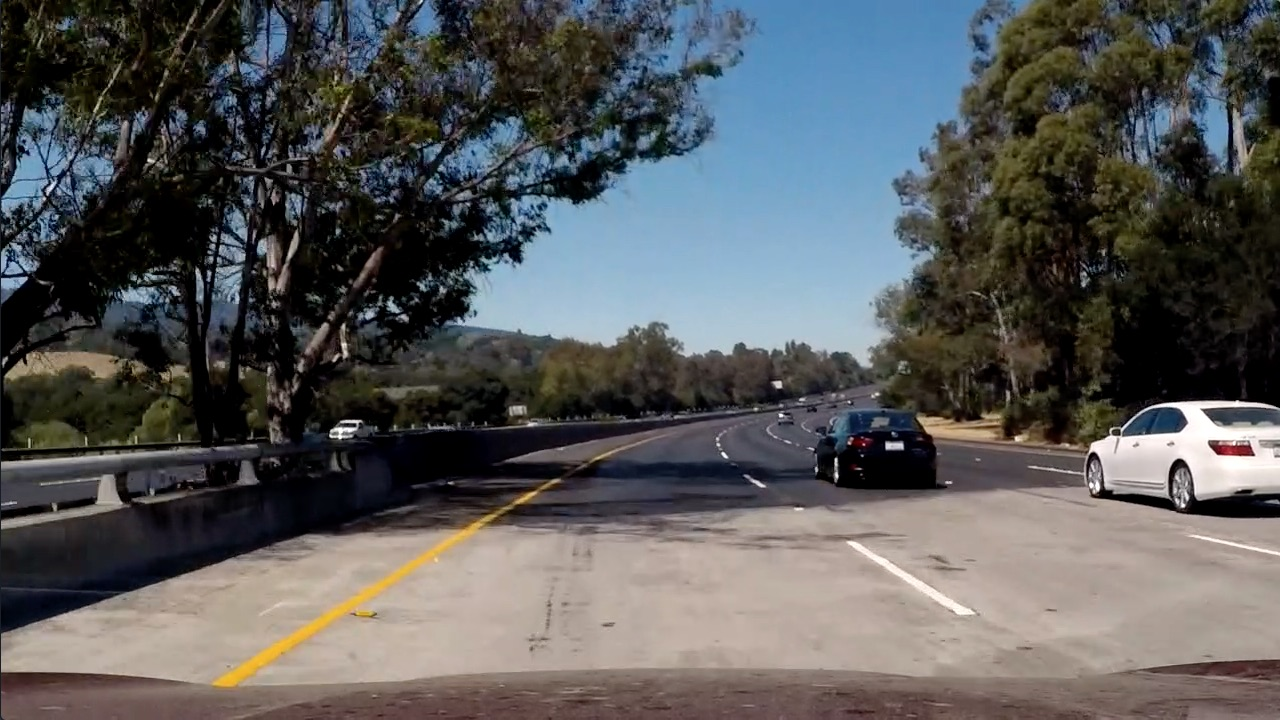
#> input picture test5.jpg, 1280 x 720 px
$ jupyter execute --allow-errors 'Untitled Working ok.ipynb'   (shell and % lines are left out)   (older library calls are emulated)
#> lines starting #> are read from the running program, lines starting #| are printed output that depends on the picture
[cell 1]
import matplotlib.pyplot as plt
import cv2
import numpy as np
from skimage.feature import hog
import glob
import os
import sklearn
from sklearn.svm import SVC
from sklearn.metrics import confusion_matrix
from sklearn.decomposition import PCA
import itertools
from sklearn import grid_search
from sklearn.preprocessing import StandardScaler
from scipy.ndimage.measurements import label

#> (a cell that did not finish here is left out)

[cell 3]
vehicle = []
nonVehicle = []
#> (the rest of this cell did not finish here and is left out)

[cell 4]
print("Number of Vehicle Data samples ", len(vehicle))
print("Number of Non-Vehicle Data samples ", len(nonVehicle))

[cell 5]
y_label_class = [1,0]
y_label_vehicle = [y_label_class[0]]*len(vehicle)
y_label_nonVehicle = [y_label_class[1]]*len(nonVehicle)

data = np.vstack([vehicle, nonVehicle])
label = np.hstack([y_label_vehicle, y_label_nonVehicle])

[cell 6]
from sklearn.model_selection import train_test_split
#> (the rest of this cell did not finish here and is left out)

#### Generate Features

[cell 7]
#UTILITY FUNCTIONS
def hogR(img,pix_per_cell = 16, cell_per_block = 2, orient = 11):
    hg = hog(img, orientations=orient, pixels_per_cell=(pix_per_cell, pix_per_cell), cells_per_block=(cell_per_block, cell_per_block), visualise=False, feature_vector=True)
    return hg

# [14 lines left out: functions hogFeatures, histogram, not called in this run]

def bin_spatial(data):
    return (cv2.resize(data, (32, 32)).ravel())

# [25 lines left out: functions scaling, decomposition, transform, not called in this run]

[cell 8]
pc = PCA(10)
std = StandardScaler()
#> (the rest of this cell did not finish here and is left out)

As it can be seen from the below Data that we have 7056 features. We will use PCA for reducing the dimensions.

#> (a cell that did not finish here is left out)

### Train Classifier

[cell 10]
from sklearn.ensemble import ExtraTreesClassifier
treeClf = ExtraTreesClassifier(n_estimators=500)
#> (the rest of this cell did not finish here and is left out)

[cell 11]
from sklearn.svm import LinearSVC
classifier = LinearSVC()
parameters = {'C':[1]}
#> (the rest of this cell did not finish here and is left out)

#> (a cell that did not finish here is left out)

[cell 13]
# [18 lines left out: function plot_confusion_matrix, not called in this run]

#> (the rest of this cell did not finish here and is left out)

### Checking the car in an image

[cell 14]
from random import randint
# [4 lines left out: function getCroppedScene, not called in this run]

def slide_window(img, x_start_stop=[None, None], y_start_stop=[None, None], xy_window=(64, 64), xy_overlap=(0.5, 0.5)):
    # If x and/or y start/stop positions not defined, set to image size
    if x_start_stop[0] == None:
        x_start_stop[0] = 0
    if x_start_stop[1] == None:
        x_start_stop[1] = img.shape[1]
    if y_start_stop[0] == None:
        y_start_stop[0] = 0
    if y_start_stop[1] == None:
        y_start_stop[1] = img.shape[0]

    # Compute the span of the region to be searched
    xspan = x_start_stop[1] - x_start_stop[0]
    yspan = y_start_stop[1] - y_start_stop[0]
    # Compute the number of pixels per step in x/y
    nx_pix_per_step = np.int(xy_window[0]*(1 - xy_overlap[0]))
    ny_pix_per_step = np.int(xy_window[1]*(1 - xy_overlap[1]))
    # Compute the number of windows in x/y
    nx_buffer = np.int(xy_window[0]*(xy_overlap[0]))
    ny_buffer = np.int(xy_window[1]*(xy_overlap[1]))
    nx_windows = np.int((xspan-nx_buffer)/nx_pix_per_step)
    ny_windows = np.int((yspan-ny_buffer)/ny_pix_per_step)
    # Initialize a list to append window positions to
    window_list = []
    for ys in range(ny_windows):
        for xs in range(nx_windows):
            # Calculate window position
            startx = xs*nx_pix_per_step + x_start_stop[0]
            endx = startx + xy_window[0]
            starty = ys*ny_pix_per_step + y_start_stop[0]
            endy = starty + xy_window[1]
            # Append window position to list
            window_list.append(((startx, starty), (endx, endy)))
    # Return the list of windows
    return window_list

def draw_boxes(img, bboxes, color=(0, 0, 255), thick=3):
    # Make a copy of the image


    imcopy = np.copy(img)
    # Iterate through the bounding boxes
    for bbox in bboxes:
        r = ((randint(0,255)))
        g = (randint(0,255))
        b = (randint(0,255))
        # Draw a rectangle given bbox coordinates
        cv2.rectangle(imcopy, bbox[0], bbox[1], (r,g,b), thick)
    # Return the image copy with boxes drawn
    return imcopy

[cell 15]
# [20 lines left out: function search_windows, not called in this run]

[cell 16]
# [14 lines of commented-out code are left out]

[cell 17]
imgTest = plt.imread('test5.jpg')
#> imgTest is the input picture: shape (720, 1280, 3); mean R, G, B 88.5, 89.3, 89.8
imgTest1 = plt.imread('test5.jpg')
windows = []
windows += slide_window(imgTest, x_start_stop=[None, None], y_start_stop=[400,600], xy_window=(160, 128), xy_overlap=(0.75, 0.8))
#> windows = 87 items
windows += slide_window(imgTest, x_start_stop=[None, None], y_start_stop=[350,500], xy_window=(64, 64), xy_overlap=(0.75, 0.25))
#> windows = 241 items
windows += slide_window(imgTest, x_start_stop=[None, None], y_start_stop=[400,650], xy_window=(96, 96), xy_overlap=(0.65, 0.65))
#> windows = 421 items
windows += slide_window(imgTest, x_start_stop=[None, None], y_start_stop=[400,650], xy_window=(128, 128), xy_overlap=(0.75, 0.75))
#> windows = 569 items
print("Number of widnows are ", len(windows))
#| Number of widnows are  569
fig = plt.figure(figsize=(16,8))
plt.subplot(121)
plt.imshow(draw_boxes(imgTest, windows))
#> the loop in draw_boxes, `for bbox in bboxes:` made 569 passes
#> (bbox, r, g, b) on passes 1 to 3: (((0, 400), (160, 528)), 197, 215, 20), (((40, 400), (200, 528)), 132, 248, 207), (((80, 400), (240, 528)), 155, 244, 183)
#> after the loop in draw_boxes, `for bbox in bboxes:`:
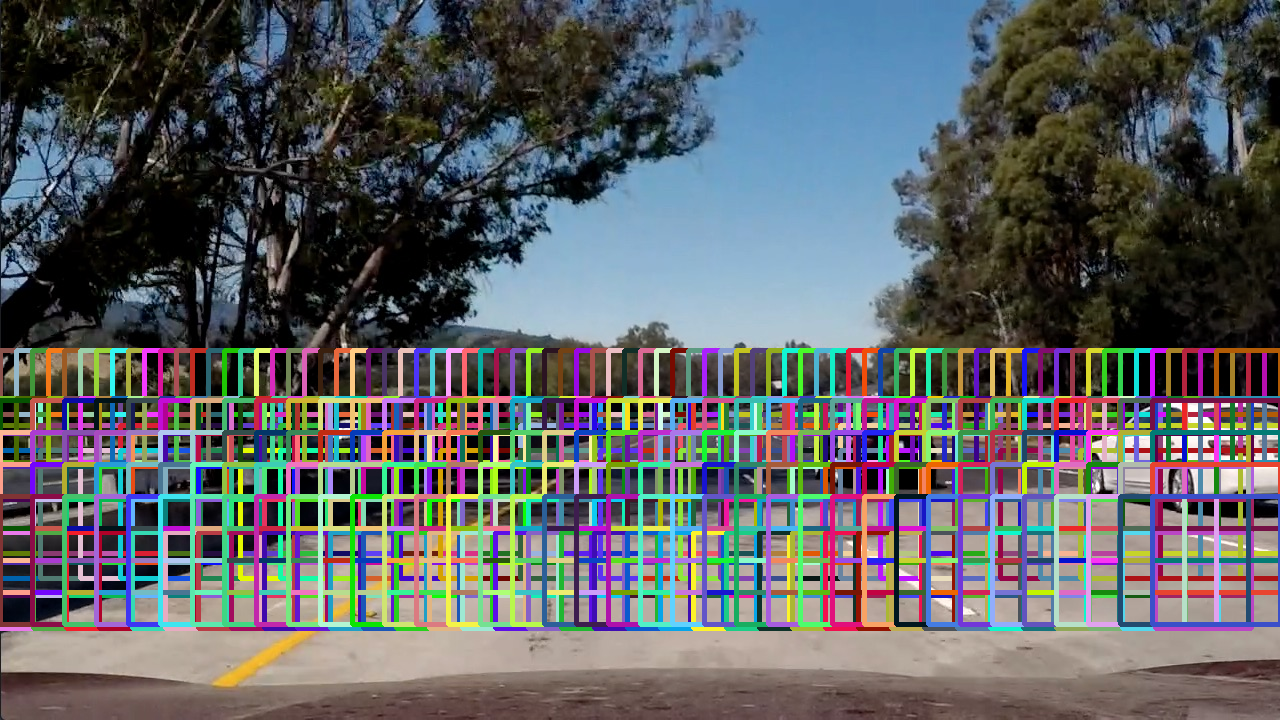
#> imcopy: shape (720, 1280, 3); mean R, G, B 94.2, 96.8, 99.4

#> (the rest of this cell did not finish here and is left out)

[cell 18]
heatMapCheck = plt.imread('test5.jpg')
heat = np.zeros_like(heatMapCheck[:,:,0]).astype(np.float)

# [30 lines left out: functions add_heat, apply_threshold, draw_labeled_bboxes, not called in this run]

# Add heat to each box in box list
#> (the rest of this cell did not finish here and is left out)

[cell 19]
print(len(windows))
#| 569

def pipeline(img):
    global i
    plt.imsave("opImg/Input"+str(i)+".jpg", img)
    heat = np.zeros_like(img[:,:,0]).astype(np.float)

    Test = search_windows(img, windows, clf)
    heat = add_heat(heat,Test)

    heatm = apply_threshold(heat,0)
    heatmap = np.clip(heatm, 0, 255)

    labels = label(heatmap)
    output =  draw_labeled_bboxes(np.copy(img), labels)
#     plt.imsave(output,("opImg/Input"+str(i)+".jpg"))
    plt.imsave("opImg/Input"+str(i)+"_1.jpg", output)
    i = i+1
    return output

heatMapCheck = plt.imread('Input345.jpg')
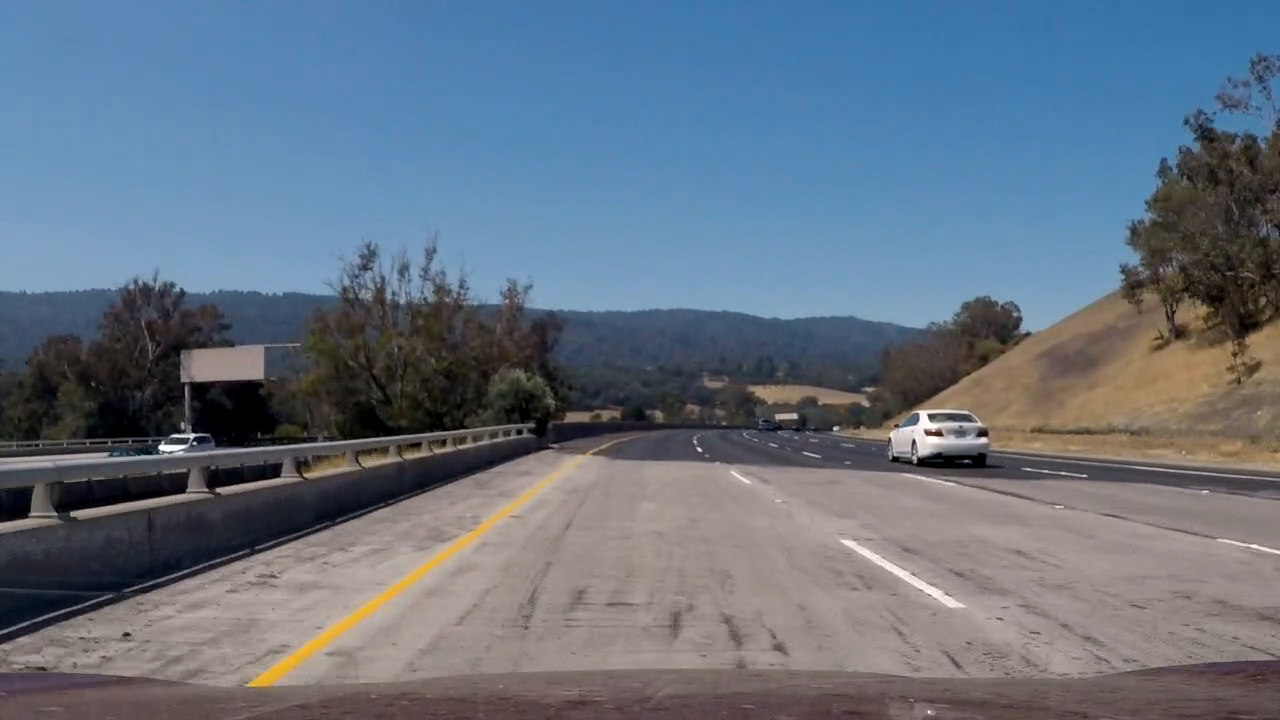
#> input picture Input345.jpg, 1280 x 720 px
#> heatMapCheck is the input picture: shape (720, 1280, 4) float32; mean R, G, B, A 0.397, 0.449, 0.508, 1
plt.figure(figsize=(16, 16))
#> (the rest of this cell did not finish here and is left out)
